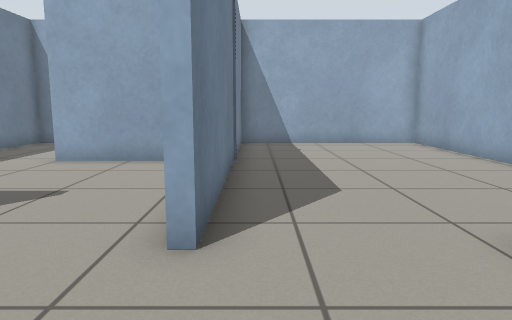
View 1 (above)

17 first-person views from a walk through a Gazebo world. The camera is 0.72 m above the floor, tilts 8° down and sees 70° across. The floor is counted in squares, 0.5 m on a side. Each view is taken from the middle of a square. On the plan, view 1 faces up. The plan holds only what a view shows up to about 16 squares ahead; the rest is blank.

View 2
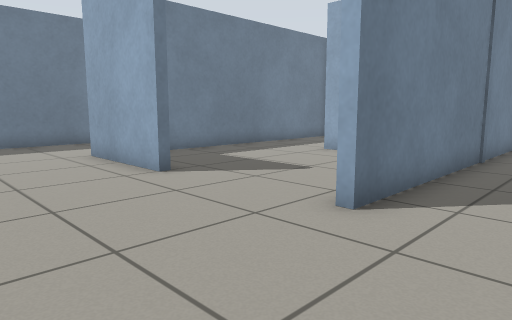

View 3
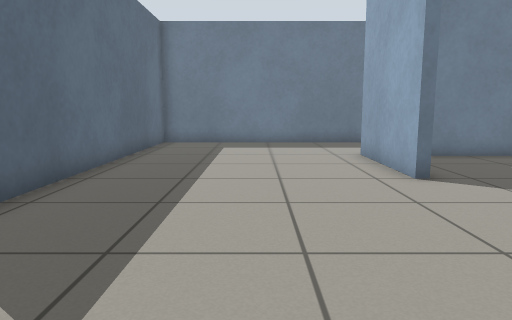

View 4
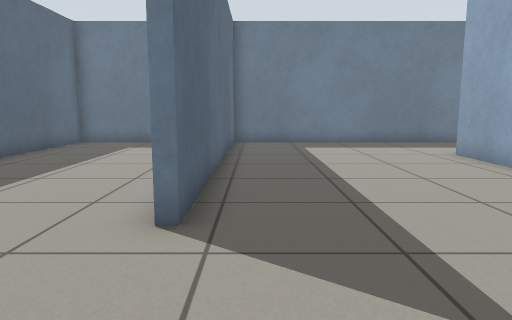

View 5
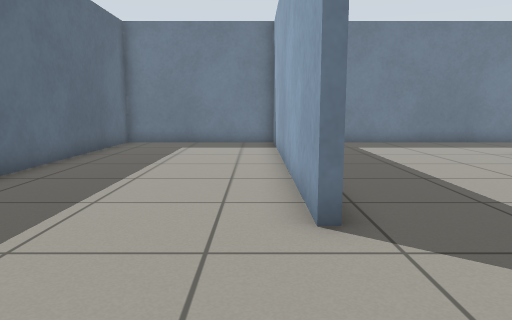

View 6
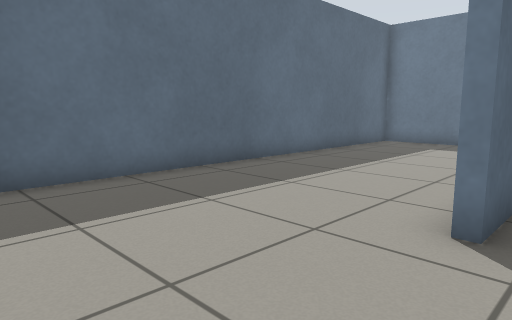

View 7
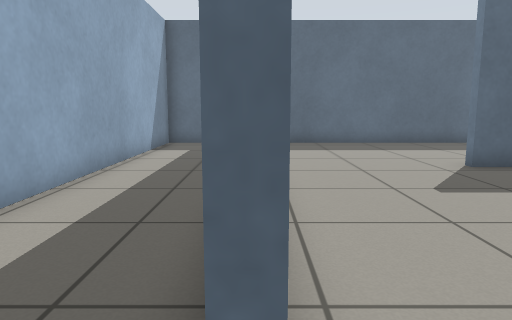

View 8
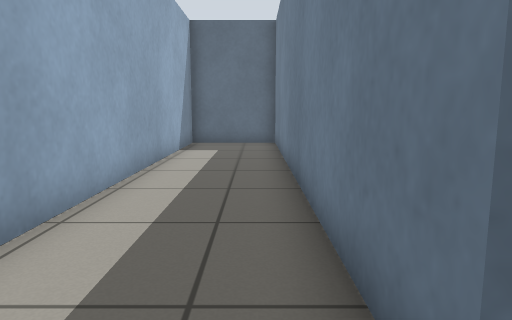

View 9
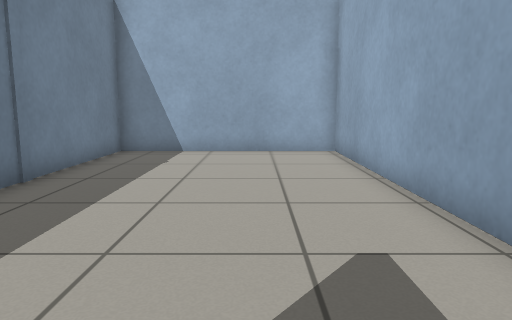

View 10
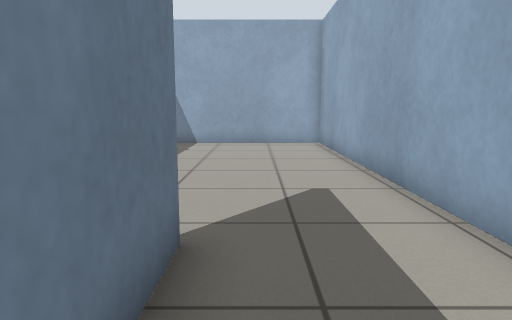

View 11
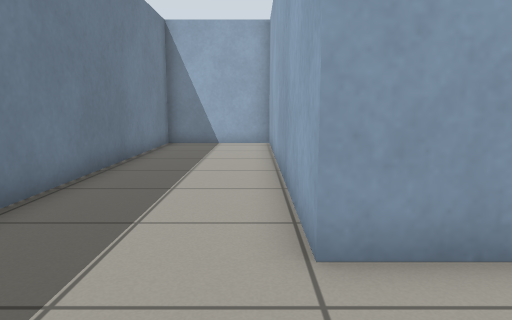

View 12
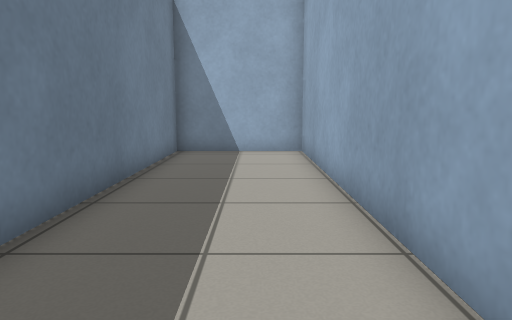

View 13
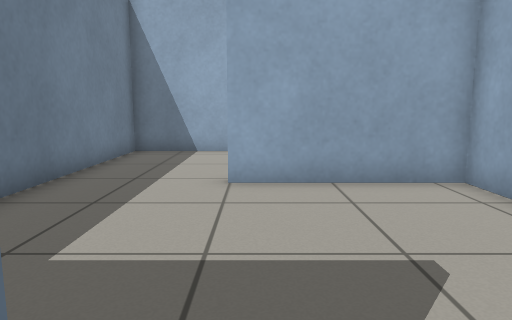

View 14
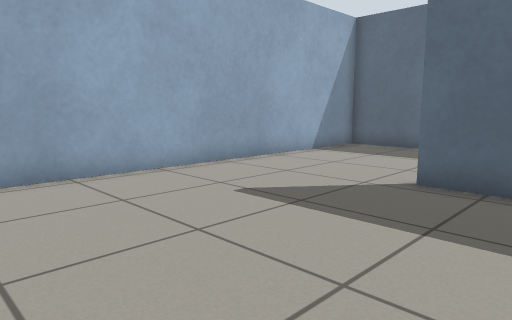

View 15
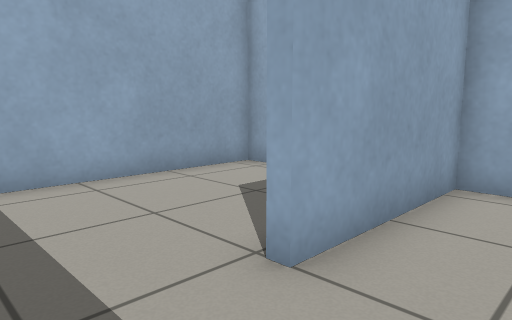

View 16
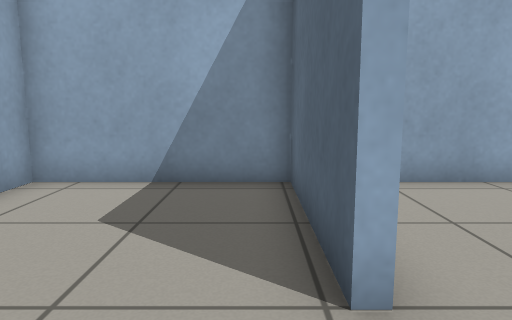

View 17
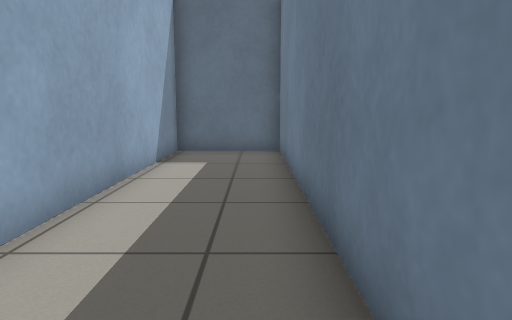

### Floor plan
Ten units are one square. View 1 is at (0, 0); x grows to the right and y downward. Boxes are objects, and circles mark ways between rooms. Rooms are numbered by the first view taken in them; rooms with no view inside come last. Other rooms are left out.
<svg viewBox="-142 -159 214 269">
<path fill="none" stroke="#000" d="M-54 -33 -94 -33 -94 -154 -137 -154 -137 39 -22 39M-6 -36 -10 -36M29 36 29 -18M-22 42 -137 42 -137 105 29 105 29 36M32 -39 32 105 67 105 67 -14M67 -36 67 -154 -6 -154 -6 -36M-9 -59 -9 -100 -56 -100M-91 -94 -91 -54M-56 -103 -9 -103 -9 -154 -91 -154 -91 -94"/>
<circle cx="0" cy="40" r="3" fill="#2a7"/>
<circle cx="10" cy="-33" r="3" fill="#2a7"/>
<circle cx="-35" cy="-40" r="3" fill="#2a7"/>
<circle cx="-70" cy="-100" r="3" fill="#2a7"/>
<text x="-70" y="-30">1</text>
<text x="-50" y="70">2</text>
<text x="40" y="-50">3</text>
<text x="-50" y="-70">4</text>
<text x="-50" y="-130">5</text>
</svg>
Room 1 opens to room 2. Room 1 opens to room 3. Room 1 opens to room 4. Room 4 opens to room 5.

Where each view was taken, in squares from view 1:
view 1: 0 up, 0 right, facing up
view 2: 1 down, 2 right, facing up-left
view 3: 0 up, 2 right, facing left
view 4: 3 down, 2 right, facing left
view 5: 5 down, 2 right, facing left
view 6: 3 down, 2 right, facing down-left
view 7: 5 up, 3 right, facing down
view 8: 5 up, 4 right, facing down
view 9: 3 up, 4 right, facing up
view 10: 0 up, 4 right, facing up
view 11: 0 up, 10 left, facing up
view 12: 3 up, 11 left, facing up
view 13: 3 up, 5 left, facing up
view 14: 3 up, 5 left, facing down-right
view 15: 8 up, 8 left, facing up-right
view 16: 11 up, 8 left, facing right
view 17: 2 up, 4 right, facing down
